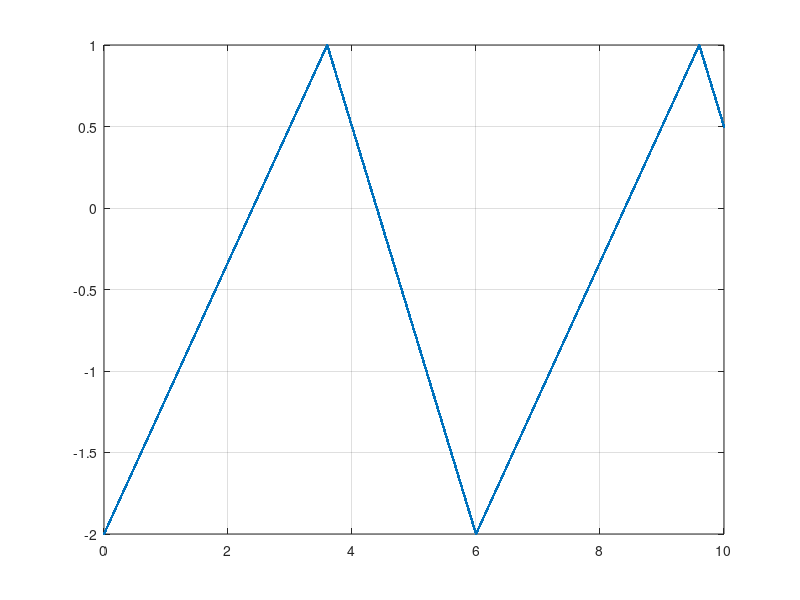
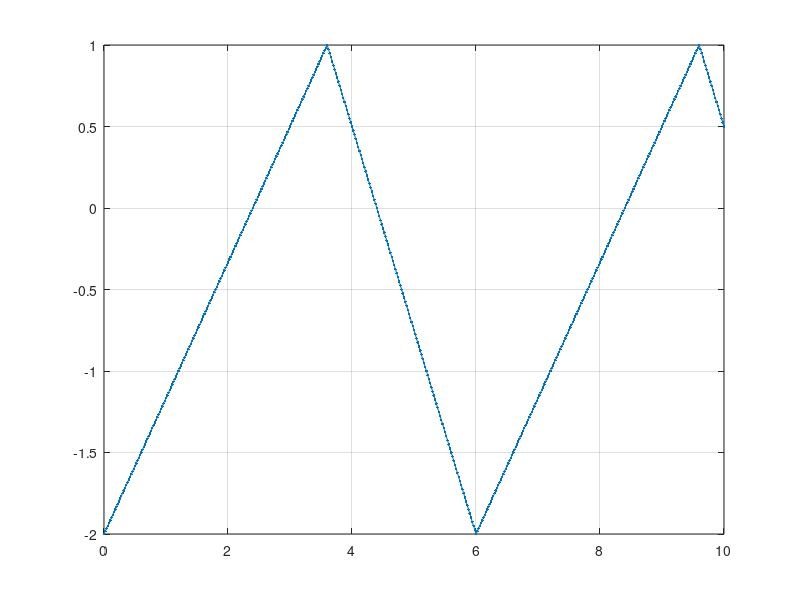
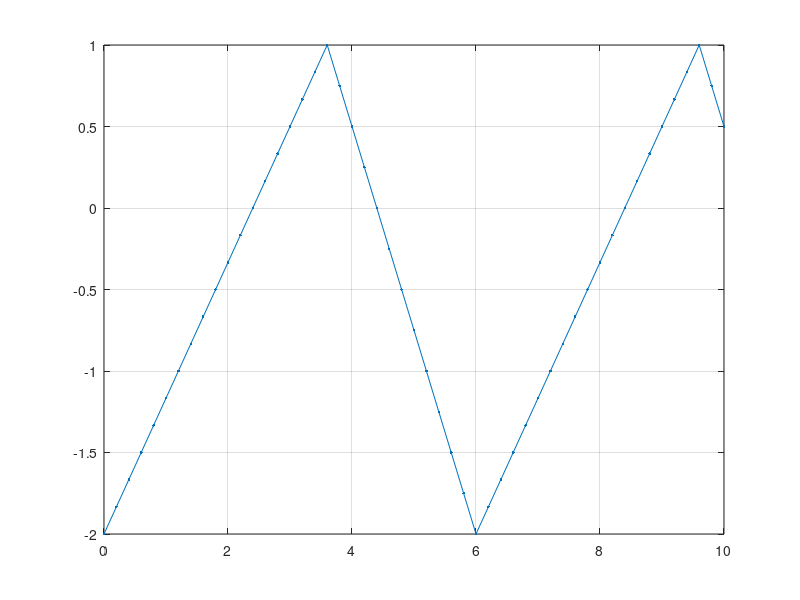

MATLAB code to generate these figures, in order:
%Tema casa problema 2.
%Setam parametrii de baza oferiti de problema.
t = 0:0.002:10;
F = 0.2;
A = 6; %6 diviziuni.
T = 1/F;
%Creeem un semnal tiunghiular cu componenta continua de -0.5 si amplitudine
%de 1.5, pentru a atinge limitele cerute de problema.
figure(1);
% Panta este A/T;
m = A/T;
m
% Panta trebuie sa dea 1.
% momentan ne da 1.2, deci trebuie sa gasim constanta cu care trebuie
% inmultit "2*pi*F*t" pentru a obtine panta 1.
ct = 1/m;
s = -0.5+1.5*sawtooth (2*pi*F*t*ct,0.6);
plot(t,s,'.-'),grid;
%Se procedeaza la fel si pentru pasul 20ms si 200ms
t1 =0:0.02:10;
figure(2);
s1 = -0.5+1.5*sawtooth(2*pi*F*t1*ct,0.6);
plot(t1,s1,'.-'),grid;
t2 = 0:0.2:10;
figure(3);
s2 = -0.5+1.5*sawtooth(2*pi*F*t2*ct,0.6);
plot(t2,s2,'.-'),grid;
